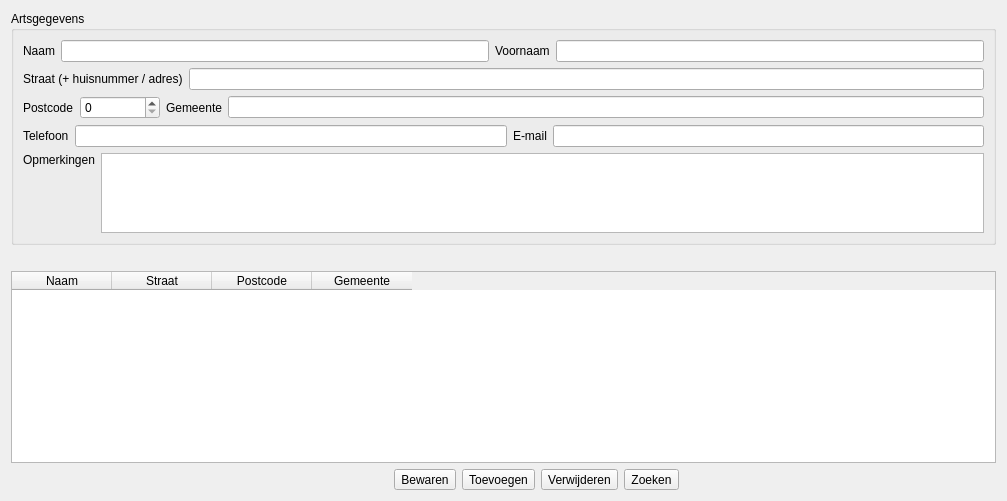
      <widget class="QWidget" name="tabNko" >
       <attribute name="title" >
        <string>Artsen</string>
       </attribute>
       <layout class="QGridLayout" name="gridLayout_10" >
        <item row="0" column="0" >
         <widget class="QGroupBox" name="groupBoxKlant_2" >
          <property name="sizePolicy" >
           <sizepolicy vsizetype="Preferred" hsizetype="Expanding" >
            <horstretch>0</horstretch>
            <verstretch>0</verstretch>
           </sizepolicy>
          </property>
          <property name="title" >
           <string>Artsgegevens</string>
          </property>
          <layout class="QGridLayout" name="gridLayout_9" >
           <item row="0" column="0" >
            <layout class="QHBoxLayout" name="horizontalLayout_11" >
             <item>
              <widget class="QLabel" name="label_33" >
               <property name="text" >
                <string>Naam</string>
               </property>
              </widget>
             </item>
             <item>
              <widget class="QLineEdit" name="lineEdit_21" />
             </item>
             <item>
              <widget class="QLabel" name="label_34" >
               <property name="text" >
                <string>Voornaam</string>
               </property>
              </widget>
             </item>
             <item>
              <widget class="QLineEdit" name="lineEdit_22" >
               <property name="sizePolicy" >
                <sizepolicy vsizetype="Fixed" hsizetype="Expanding" >
                 <horstretch>0</horstretch>
                 <verstretch>0</verstretch>
                </sizepolicy>
               </property>
              </widget>
             </item>
            </layout>
           </item>
           <item row="1" column="0" >
            <layout class="QHBoxLayout" name="horizontalLayout_12" >
             <item>
              <widget class="QLabel" name="label_35" >
               <property name="text" >
                <string>Straat (+ huisnummer / adres)</string>
               </property>
              </widget>
             </item>
             <item>
              <widget class="QLineEdit" name="lineEdit_23" />
             </item>
            </layout>
           </item>
           <item row="2" column="0" >
            <layout class="QHBoxLayout" name="horizontalLayout_13" >
             <item>
              <widget class="QLabel" name="label_36" >
               <property name="text" >
                <string>Postcode</string>
               </property>
              </widget>
             </item>
             <item>
              <widget class="QSpinBox" name="spinBox_2" >
               <property name="sizePolicy" >
                <sizepolicy vsizetype="Fixed" hsizetype="Preferred" >
                 <horstretch>0</horstretch>
                 <verstretch>0</verstretch>
                </sizepolicy>
               </property>
               <property name="minimumSize" >
                <size>
                 <width>80</width>
                 <height>0</height>
                </size>
               </property>
              </widget>
             </item>
             <item>
              <widget class="QLabel" name="label_37" >
               <property name="text" >
                <string>Gemeente</string>
               </property>
              </widget>
             </item>
             <item>
              <widget class="QLineEdit" name="lineEdit_24" />
             </item>
            </layout>
           </item>
           <item row="3" column="0" >
            <layout class="QHBoxLayout" name="horizontalLayout_14" >
             <item>
              <widget class="QLabel" name="label_38" >
               <property name="text" >
                <string>Telefoon</string>
               </property>
              </widget>
             </item>
             <item>
              <widget class="QLineEdit" name="lineEdit_25" />
             </item>
             <item>
              <widget class="QLabel" name="label_39" >
               <property name="text" >
                <string>E-mail</string>
               </property>
              </widget>
             </item>
             <item>
              <widget class="QLineEdit" name="lineEdit_28" />
             </item>
            </layout>
           </item>
           <item row="4" column="0" >
            <layout class="QHBoxLayout" name="horizontalLayout_17" >
             <item>
              <widget class="QLabel" name="label_43" >
               <property name="text" >
                <string>Opmerkingen</string>
               </property>
               <property name="alignment" >
                <set>Qt::AlignLeading|Qt::AlignLeft|Qt::AlignTop</set>
               </property>
              </widget>
             </item>
             <item>
              <widget class="QTextEdit" name="textEdit_2" >
               <property name="sizePolicy" >
                <sizepolicy vsizetype="Preferred" hsizetype="Expanding" >
                 <horstretch>0</horstretch>
                 <verstretch>0</verstretch>
                </sizepolicy>
               </property>
               <property name="maximumSize" >
                <size>
                 <width>16777215</width>
                 <height>80</height>
                </size>
               </property>
              </widget>
             </item>
            </layout>
           </item>
          </layout>
         </widget>
        </item>
        <item row="1" column="0" >
         <spacer name="verticalSpacer_2" >
          <property name="orientation" >
           <enum>Qt::Vertical</enum>
          </property>
          <property name="sizeType" >
           <enum>QSizePolicy::Fixed</enum>
          </property>
          <property name="sizeHint" stdset="0" >
           <size>
            <width>827</width>
            <height>20</height>
           </size>
          </property>
         </spacer>
        </item>
        <item row="2" column="0" >
         <widget class="QTableWidget" name="tableWidget_2" >
          <property name="columnCount" >
           <number>4</number>
          </property>
          <column>
           <property name="text" >
            <string>Naam</string>
           </property>
          </column>
          <column>
           <property name="text" >
            <string>Straat</string>
           </property>
          </column>
          <column>
           <property name="text" >
            <string>Postcode</string>
           </property>
          </column>
          <column>
           <property name="text" >
            <string>Gemeente</string>
           </property>
          </column>
         </widget>
        </item>
        <item row="3" column="0" >
         <layout class="QHBoxLayout" name="horizontalLayout_18" >
          <item>
           <spacer name="horizontalSpacer3" >
            <property name="orientation" >
             <enum>Qt::Horizontal</enum>
            </property>
            <property name="sizeHint" stdset="0" >
             <size>
              <width>383</width>
              <height>20</height>
             </size>
            </property>
           </spacer>
          </item>
          <item>
           <widget class="QToolButton" name="toolButton_5" >
            <property name="text" >
             <string>Bewaren</string>
            </property>
            <property name="icon" >
             <iconset>
              <normalon>:/icons/filesave-64.png</normalon>
             </iconset>
            </property>
           </widget>
          </item>
          <item>
           <widget class="QToolButton" name="toolButton_6" >
            <property name="text" >
             <string>Toevoegen</string>
            </property>
            <property name="icon" >
             <iconset>
              <normalon>:/icons/edit_add-64.png</normalon>
             </iconset>
            </property>
           </widget>
          </item>
          <item>
           <widget class="QToolButton" name="toolButton_7" >
            <property name="text" >
             <string>Verwijderen</string>
            </property>
            <property name="icon" >
             <iconset>
              <normalon>:/icons/edit_remove-64.png</normalon>
             </iconset>
            </property>
           </widget>
          </item>
          <item>
           <widget class="QToolButton" name="toolButton_8" >
            <property name="text" >
             <string>Zoeken</string>
            </property>
            <property name="icon" >
             <iconset>
              <normalon>:/icons/mail_find-64.png</normalon>
             </iconset>
            </property>
           </widget>
          </item>
          <item>
           <spacer name="horizontalSpacer_4" >
            <property name="orientation" >
             <enum>Qt::Horizontal</enum>
            </property>
            <property name="sizeHint" stdset="0" >
             <size>
              <width>317</width>
              <height>20</height>
             </size>
            </property>
           </spacer>
          </item>
         </layout>
        </item>
       </layout>
      </widget>
